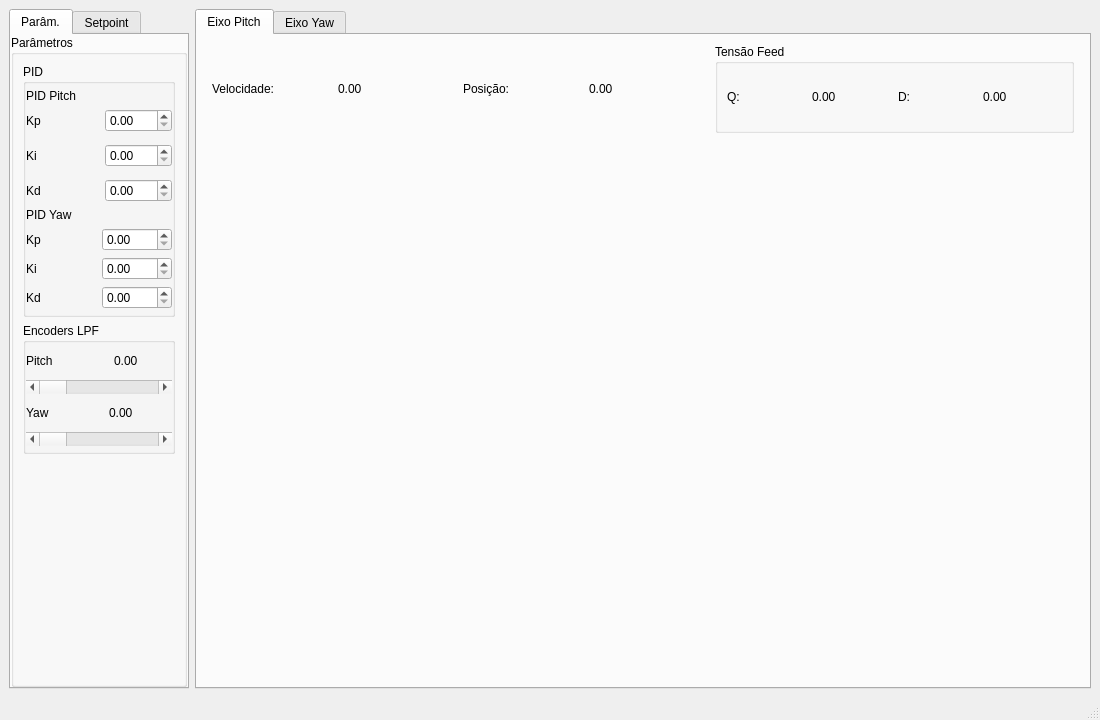
<?xml version="1.0" encoding="UTF-8"?>
<ui version="4.0">
 <class>Controlo</class>
 <widget class="QMainWindow" name="Controlo">
  <property name="geometry">
   <rect>
    <x>0</x>
    <y>0</y>
    <width>1100</width>
    <height>720</height>
   </rect>
  </property>
  <property name="windowTitle">
   <string>Controlo de Gimbal de 2 Eixos</string>
  </property>
  <widget class="QWidget" name="centralwidget">
   <layout class="QHBoxLayout" name="horizontalLayout_2">
    <item>
     <layout class="QHBoxLayout" name="horizontalLayout" stretch="1,5">
      <item>
       <widget class="QTabWidget" name="tabWidget">
        <property name="currentIndex">
         <number>0</number>
        </property>
        <widget class="QWidget" name="tab">
         <attribute name="title">
          <string>Parâm.</string>
         </attribute>
         <layout class="QVBoxLayout" name="verticalLayout_2">
          <property name="leftMargin">
           <number>0</number>
          </property>
          <property name="topMargin">
           <number>0</number>
          </property>
          <property name="rightMargin">
           <number>0</number>
          </property>
          <property name="bottomMargin">
           <number>0</number>
          </property>
          <item>
           <layout class="QVBoxLayout" name="verticalLayout">
            <item>
             <widget class="QGroupBox" name="groupBox">
              <property name="title">
               <string>Parâmetros</string>
              </property>
              <layout class="QGridLayout" name="gridLayout_2">
               <property name="verticalSpacing">
                <number>6</number>
               </property>
               <item row="1" column="0">
                <widget class="QGroupBox" name="groupBox_3">
                 <property name="title">
                  <string>Encoders LPF</string>
                 </property>
                 <layout class="QGridLayout" name="gridLayout_6">
                  <property name="leftMargin">
                   <number>0</number>
                  </property>
                  <property name="topMargin">
                   <number>5</number>
                  </property>
                  <property name="rightMargin">
                   <number>0</number>
                  </property>
                  <property name="bottomMargin">
                   <number>5</number>
                  </property>
                  <item row="0" column="0">
                   <layout class="QGridLayout" name="gridLayout_4">
                    <item row="0" column="0">
                     <layout class="QHBoxLayout" name="horizontalLayout_4">
                      <property name="spacing">
                       <number>20</number>
                      </property>
                      <property name="topMargin">
                       <number>6</number>
                      </property>
                      <property name="bottomMargin">
                       <number>6</number>
                      </property>
                      <item>
                       <widget class="QLabel" name="label_17">
                        <property name="text">
                         <string>Pitch</string>
                        </property>
                       </widget>
                      </item>
                      <item>
                       <widget class="QLabel" name="label_LPF_Pitch">
                        <property name="text">
                         <string>0.00</string>
                        </property>
                        <property name="indent">
                         <number>5</number>
                        </property>
                       </widget>
                      </item>
                     </layout>
                    </item>
                   </layout>
                  </item>
                  <item row="1" column="0">
                   <widget class="QScrollBar" name="horizontalScrollBar_LPF_Pitch">
                    <property name="maximum">
                     <number>10000</number>
                    </property>
                    <property name="orientation">
                     <enum>Qt::Orientation::Horizontal</enum>
                    </property>
                   </widget>
                  </item>
                  <item row="3" column="0">
                   <layout class="QHBoxLayout" name="horizontalLayout_5">
                    <property name="spacing">
                     <number>20</number>
                    </property>
                    <property name="topMargin">
                     <number>6</number>
                    </property>
                    <property name="bottomMargin">
                     <number>6</number>
                    </property>
                    <item>
                     <widget class="QLabel" name="label_18">
                      <property name="text">
                       <string>Yaw</string>
                      </property>
                     </widget>
                    </item>
                    <item>
                     <widget class="QLabel" name="label_LPF_Yaw">
                      <property name="text">
                       <string>0.00</string>
                      </property>
                     </widget>
                    </item>
                   </layout>
                  </item>
                  <item row="4" column="0">
                   <widget class="QScrollBar" name="horizontalScrollBar_LPF_Yaw">
                    <property name="maximum">
                     <number>10000</number>
                    </property>
                    <property name="orientation">
                     <enum>Qt::Orientation::Horizontal</enum>
                    </property>
                   </widget>
                  </item>
                 </layout>
                </widget>
               </item>
               <item row="0" column="0">
                <widget class="QGroupBox" name="groupBox_2">
                 <property name="title">
                  <string>PID</string>
                 </property>
                 <layout class="QGridLayout" name="gridLayout_5">
                  <property name="leftMargin">
                   <number>0</number>
                  </property>
                  <property name="topMargin">
                   <number>5</number>
                  </property>
                  <property name="rightMargin">
                   <number>0</number>
                  </property>
                  <property name="bottomMargin">
                   <number>5</number>
                  </property>
                  <item row="1" column="0">
                   <widget class="QLabel" name="label_11">
                    <property name="text">
                     <string>PID Pitch</string>
                    </property>
                   </widget>
                  </item>
                  <item row="2" column="0">
                   <layout class="QGridLayout" name="gridLayout">
                    <property name="spacing">
                     <number>12</number>
                    </property>
                    <item row="1" column="0">
                     <widget class="QLabel" name="label">
                      <property name="text">
                       <string>Kp</string>
                      </property>
                     </widget>
                    </item>
                    <item row="1" column="2">
                     <widget class="QDoubleSpinBox" name="doubleSpinBox_Pitch_Kp">
                      <property name="singleStep">
                       <double>0.100000000000000</double>
                      </property>
                     </widget>
                    </item>
                    <item row="2" column="0">
                     <widget class="QLabel" name="label_2">
                      <property name="text">
                       <string>Ki</string>
                      </property>
                     </widget>
                    </item>
                    <item row="2" column="2">
                     <widget class="QDoubleSpinBox" name="doubleSpinBox_Pitch_Ki">
                      <property name="singleStep">
                       <double>0.100000000000000</double>
                      </property>
                     </widget>
                    </item>
                    <item row="3" column="0">
                     <widget class="QLabel" name="label_3">
                      <property name="text">
                       <string>Kd</string>
                      </property>
                     </widget>
                    </item>
                    <item row="3" column="2">
                     <widget class="QDoubleSpinBox" name="doubleSpinBox_Pitch_Kd">
                      <property name="singleStep">
                       <double>0.100000000000000</double>
                      </property>
                     </widget>
                    </item>
                   </layout>
                  </item>
                  <item row="3" column="0">
                   <widget class="QLabel" name="label_15">
                    <property name="text">
                     <string>PID Yaw</string>
                    </property>
                   </widget>
                  </item>
                  <item row="4" column="0">
                   <layout class="QGridLayout" name="gridLayout_3">
                    <property name="topMargin">
                     <number>0</number>
                    </property>
                    <item row="1" column="0">
                     <widget class="QLabel" name="label_12">
                      <property name="text">
                       <string>Kp</string>
                      </property>
                     </widget>
                    </item>
                    <item row="1" column="1">
                     <widget class="QDoubleSpinBox" name="doubleSpinBox_Yaw_Kp">
                      <property name="singleStep">
                       <double>0.100000000000000</double>
                      </property>
                     </widget>
                    </item>
                    <item row="2" column="0">
                     <widget class="QLabel" name="label_13">
                      <property name="text">
                       <string>Ki</string>
                      </property>
                     </widget>
                    </item>
                    <item row="2" column="1">
                     <widget class="QDoubleSpinBox" name="doubleSpinBox_Yaw_Ki">
                      <property name="singleStep">
                       <double>0.100000000000000</double>
                      </property>
                     </widget>
                    </item>
                    <item row="3" column="0">
                     <widget class="QLabel" name="label_14">
                      <property name="text">
                       <string>Kd</string>
                      </property>
                     </widget>
                    </item>
                    <item row="3" column="1">
                     <widget class="QDoubleSpinBox" name="doubleSpinBox_Yaw_Kd">
                      <property name="singleStep">
                       <double>0.100000000000000</double>
                      </property>
                     </widget>
                    </item>
                   </layout>
                  </item>
                 </layout>
                </widget>
               </item>
               <item row="18" column="0">
                <spacer name="verticalSpacer">
                 <property name="orientation">
                  <enum>Qt::Orientation::Vertical</enum>
                 </property>
                 <property name="sizeHint" stdset="0">
                  <size>
                   <width>20</width>
                   <height>40</height>
                  </size>
                 </property>
                </spacer>
               </item>
              </layout>
             </widget>
            </item>
           </layout>
          </item>
         </layout>
        </widget>
        <widget class="QWidget" name="tab_2">
         <attribute name="title">
          <string>Setpoint</string>
         </attribute>
         <layout class="QVBoxLayout" name="verticalLayout_5">
          <item>
           <layout class="QVBoxLayout" name="verticalLayout_4">
            <item>
             <widget class="QGroupBox" name="groupBox_5">
              <layout class="QVBoxLayout" name="verticalLayout_6">
               <item>
                <widget class="QComboBox" name="comboBox_setpoint">
                 <item>
                  <property name="text">
                   <string>Posição</string>
                  </property>
                 </item>
                 <item>
                  <property name="text">
                   <string>Velocidade</string>
                  </property>
                 </item>
                 <item>
                  <property name="text">
                   <string>Seno (tensão)</string>
                  </property>
                 </item>
                 <item>
                  <property name="text">
                   <string>Quadrada (tensão)</string>
                  </property>
                 </item>
                 <item>
                  <property name="text">
                   <string>Triangular (tensão)</string>
                  </property>
                 </item>
                </widget>
               </item>
               <item>
                <widget class="QComboBox" name="comboBox">
                 <item>
                  <property name="text">
                   <string>Tensão</string>
                  </property>
                 </item>
                 <item>
                  <property name="text">
                   <string>Posição</string>
                  </property>
                 </item>
                 <item>
                  <property name="text">
                   <string>Velocidade</string>
                  </property>
                 </item>
                </widget>
               </item>
               <item>
                <widget class="QCheckBox" name="checkBox_loop">
                 <property name="text">
                  <string>Malha Fechada</string>
                 </property>
                 <property name="checked">
                  <bool>true</bool>
                 </property>
                </widget>
               </item>
               <item>
                <widget class="QLabel" name="lbl_posicao_velocidade_Pitch">
                 <property name="text">
                  <string>Posição Pitch (rad)</string>
                 </property>
                </widget>
               </item>
               <item>
                <widget class="QDoubleSpinBox" name="doubleSpinBox_pos_veloc_Pitch">
                 <property name="decimals">
                  <number>7</number>
                 </property>
                 <property name="singleStep">
                  <double>0.001000000000000</double>
                 </property>
                </widget>
               </item>
               <item>
                <widget class="QLabel" name="lbl_frequencia_Pitch">
                 <property name="text">
                  <string>Frequência Pitch (Hz)</string>
                 </property>
                </widget>
               </item>
               <item>
                <widget class="QDoubleSpinBox" name="doubleSpinBox_frequencia_Pitch">
                 <property name="singleStep">
                  <double>0.100000000000000</double>
                 </property>
                </widget>
               </item>
               <item>
                <widget class="QLabel" name="lbl_amplitude_Pitch">
                 <property name="text">
                  <string>Amplitude Pitch (V)</string>
                 </property>
                </widget>
               </item>
               <item>
                <widget class="QDoubleSpinBox" name="doubleSpinBox_amplitude_Pitch">
                 <property name="singleStep">
                  <double>0.100000000000000</double>
                 </property>
                </widget>
               </item>
               <item>
                <widget class="QLabel" name="lbl_posicao_velocidade_Yaw">
                 <property name="text">
                  <string>Posição Yaw (rad)</string>
                 </property>
                </widget>
               </item>
               <item>
                <widget class="QDoubleSpinBox" name="doubleSpinBox_pos_veloc_Yaw">
                 <property name="decimals">
                  <number>7</number>
                 </property>
                 <property name="singleStep">
                  <double>0.001000000000000</double>
                 </property>
                </widget>
               </item>
               <item>
                <widget class="QLabel" name="lbl_frequencia_Yaw">
                 <property name="text">
                  <string>Frequência Yaw (Hz)</string>
                 </property>
                </widget>
               </item>
               <item>
                <widget class="QDoubleSpinBox" name="doubleSpinBox_frequencia_Yaw">
                 <property name="singleStep">
                  <double>0.100000000000000</double>
                 </property>
                </widget>
               </item>
               <item>
                <widget class="QLabel" name="lbl_amplitude_Yaw">
                 <property name="text">
                  <string>Amplitude Yaw (V)</string>
                 </property>
                </widget>
               </item>
               <item>
                <widget class="QDoubleSpinBox" name="doubleSpinBox_amplitude_Yaw">
                 <property name="singleStep">
                  <double>0.100000000000000</double>
                 </property>
                </widget>
               </item>
               <item>
                <spacer name="verticalSpacer_2">
                 <property name="orientation">
                  <enum>Qt::Orientation::Vertical</enum>
                 </property>
                 <property name="sizeHint" stdset="0">
                  <size>
                   <width>20</width>
                   <height>40</height>
                  </size>
                 </property>
                </spacer>
               </item>
              </layout>
             </widget>
            </item>
           </layout>
          </item>
          <item>
           <widget class="QPushButton" name="botao_dados">
            <property name="text">
             <string>Gravar</string>
            </property>
           </widget>
          </item>
          <item>
           <widget class="QPushButton" name="pushButton_enviar">
            <property name="text">
             <string>Aplicar</string>
            </property>
           </widget>
          </item>
         </layout>
        </widget>
       </widget>
      </item>
      <item>
       <widget class="QTabWidget" name="tabWidget_motores">
        <property name="currentIndex">
         <number>0</number>
        </property>
        <widget class="QWidget" name="tab_pitch">
         <attribute name="title">
          <string>Eixo Pitch</string>
         </attribute>
         <layout class="QVBoxLayout" name="verticalLayout_pitch" stretch="1,3,3">
          <item>
           <layout class="QHBoxLayout" name="horizontalLayout_pitch_labels" stretch="1,1,1,1,3">
            <property name="leftMargin">
             <number>6</number>
            </property>
            <property name="rightMargin">
             <number>6</number>
            </property>
            <item>
             <widget class="QLabel" name="lbl_v_p">
              <property name="text">
               <string>Velocidade:</string>
              </property>
             </widget>
            </item>
            <item>
             <widget class="QLabel" name="label_Velocidade_Pitch">
              <property name="text">
               <string>0.00</string>
              </property>
             </widget>
            </item>
            <item>
             <widget class="QLabel" name="lbl_p_p">
              <property name="text">
               <string>Posição:</string>
              </property>
             </widget>
            </item>
            <item>
             <widget class="QLabel" name="label_Posicao_Pitch">
              <property name="text">
               <string>0.00</string>
              </property>
             </widget>
            </item>
            <item>
             <widget class="QGroupBox" name="groupBox_tensao_P">
              <property name="title">
               <string>Tensão Feed</string>
              </property>
              <layout class="QGridLayout" name="gridLayout_8">
               <item row="0" column="0">
                <widget class="QLabel" name="lbl_q_p">
                 <property name="text">
                  <string>Q:</string>
                 </property>
                </widget>
               </item>
               <item row="0" column="1">
                <widget class="QLabel" name="label_tensao_q_Pitch">
                 <property name="text">
                  <string>0.00</string>
                 </property>
                </widget>
               </item>
               <item row="0" column="2">
                <widget class="QLabel" name="lbl_d_p">
                 <property name="text">
                  <string>D:</string>
                 </property>
                </widget>
               </item>
               <item row="0" column="3">
                <widget class="QLabel" name="label_tensao_d_Pitch">
                 <property name="text">
                  <string>0.00</string>
                 </property>
                </widget>
               </item>
              </layout>
             </widget>
            </item>
           </layout>
          </item>
          <item>
           <widget class="PlotWidget" name="widget_posicao_Pitch" native="true"/>
          </item>
          <item>
           <layout class="QHBoxLayout" name="horizontalLayout_3">
            <property name="sizeConstraint">
             <enum>QLayout::SizeConstraint::SetDefaultConstraint</enum>
            </property>
            <property name="topMargin">
             <number>0</number>
            </property>
            <property name="bottomMargin">
             <number>0</number>
            </property>
            <item>
             <widget class="PlotWidget" name="widget_velocidade_Pitch" native="true"/>
            </item>
            <item>
             <widget class="PlotWidget" name="widget_tensaoq_Pitch" native="true"/>
            </item>
           </layout>
          </item>
         </layout>
        </widget>
        <widget class="QWidget" name="tab_yaw">
         <attribute name="title">
          <string>Eixo Yaw</string>
         </attribute>
         <layout class="QVBoxLayout" name="verticalLayout_yaw" stretch="1,3,3">
          <item>
           <layout class="QHBoxLayout" name="horizontalLayout_yaw_labels" stretch="1,1,1,1,3">
            <property name="leftMargin">
             <number>6</number>
            </property>
            <property name="rightMargin">
             <number>6</number>
            </property>
            <item>
             <widget class="QLabel" name="lbl_v_y">
              <property name="text">
               <string>Velocidade:</string>
              </property>
             </widget>
            </item>
            <item>
             <widget class="QLabel" name="label_Velocidade_Yaw">
              <property name="text">
               <string>0.00</string>
              </property>
             </widget>
            </item>
            <item>
             <widget class="QLabel" name="lbl_p_y">
              <property name="text">
               <string>Posição:</string>
              </property>
             </widget>
            </item>
            <item>
             <widget class="QLabel" name="label_Posicao_Yaw">
              <property name="text">
               <string>0.00</string>
              </property>
             </widget>
            </item>
            <item>
             <widget class="QGroupBox" name="groupBox_tensao_Y">
              <property name="title">
               <string>Tensão Feed</string>
              </property>
              <layout class="QGridLayout" name="gridLayout_9">
               <item row="0" column="0">
                <widget class="QLabel" name="lbl_q_y">
                 <property name="text">
                  <string>Q:</string>
                 </property>
                </widget>
               </item>
               <item row="0" column="1">
                <widget class="QLabel" name="label_tensao_q_Yaw">
                 <property name="text">
                  <string>0.00</string>
                 </property>
                </widget>
               </item>
               <item row="0" column="2">
                <widget class="QLabel" name="lbl_d_y">
                 <property name="text">
                  <string>D:</string>
                 </property>
                </widget>
               </item>
               <item row="0" column="3">
                <widget class="QLabel" name="label_tensao_d_Yaw">
                 <property name="text">
                  <string>0.00</string>
                 </property>
                </widget>
               </item>
              </layout>
             </widget>
            </item>
           </layout>
          </item>
          <item>
           <widget class="PlotWidget" name="widget_posicao_Yaw" native="true"/>
          </item>
          <item>
           <layout class="QHBoxLayout" name="horizontalLayout_6">
            <property name="spacing">
             <number>6</number>
            </property>
            <property name="topMargin">
             <number>0</number>
            </property>
            <item>
             <widget class="PlotWidget" name="widget_velocidade_Yaw" native="true"/>
            </item>
            <item>
             <widget class="PlotWidget" name="widget_tensaoq_Yaw" native="true"/>
            </item>
           </layout>
          </item>
         </layout>
        </widget>
       </widget>
      </item>
     </layout>
    </item>
   </layout>
  </widget>
  <widget class="QMenuBar" name="menubar">
   <property name="geometry">
    <rect>
     <x>0</x>
     <y>0</y>
     <width>1100</width>
     <height>23</height>
    </rect>
   </property>
  </widget>
  <widget class="QStatusBar" name="statusbar"/>
 </widget>
 <customwidgets>
  <customwidget>
   <class>PlotWidget</class>
   <extends>QWidget</extends>
   <header>pyqtgraph</header>
   <container>1</container>
  </customwidget>
 </customwidgets>
 <resources/>
 <connections/>
</ui>
